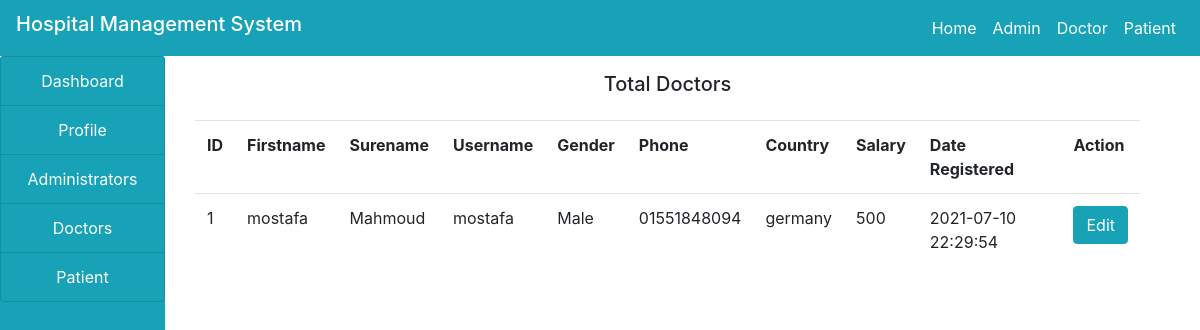
The page /admin/doctor.php on the database its author committed.
### tables this page shows
CREATE TABLE `doctors` (
  `id` int(100) NOT NULL,
  `firstname` varchar(100) NOT NULL,
  `surname` varchar(100) NOT NULL,
  `username` varchar(100) NOT NULL,
  `email` varchar(100) NOT NULL,
  `gender` varchar(100) NOT NULL,
  `phone` varchar(100) NOT NULL,
  `country` varchar(100) NOT NULL,
  `passwordd` varchar(100) NOT NULL,
  `salary` varchar(100) NOT NULL,
  `data_reg` varchar(100) NOT NULL,
  `statuss` varchar(100) NOT NULL,
  `profilee` varchar(100) NOT NULL
);

### admin/doctor.php (the view, shortened to what this page needs)
<!DOCTYPE html>
<html lang="en">
<head>
</head>
<body>
    <?php
    include('../includes/header.php');
    include('../includes/connection.php');
    ?>
<div class="container-fluid">
<div class="col-md-12">
    <div class="row">
        <div class="col-md-2" style="margin-left: -30px;">
            <?php include('sidenav.php'); ?>
        </div>
        <div class="col-md-10">
            <h5 class="text-center py-3">
                Total Doctors
            </h5>
        <?php
        $query = "SELECT * FROM doctors WHERE statuss ='Approved' ORDER BY data_reg ASC ";
        $res = mysqli_query($connect,$query);
        $output ="";
        $output .="
        <table class='table tabel-bordered'>
        <tr>
        <th>ID</th>
        <th>Firstname</th>
        <th>Surename</th>
        <th>Username</th>
        <th>Gender</th>
        <th>Phone</th>
        <th>Country</th>
        <th>Salary</th>
        <th>Date Registered</th>
        <th>Action</th>
        </tr>
";
while($row = mysqli_fetch_array($res)){
    $output .="
    <tr>
    <td>".$row['id']."</td>
    <td>".$row['firstname']."</td>
    <td>".$row['surname']."</td>
    <td>".$row['username']."</td>
    <td>".$row['gender']."</td>
    <td>".$row['phone']."</td>
    <td>".$row['country']."</td>
    <td>".$row['salary']."</td>
    <td>".$row['data_reg']."</td>
    <td>
    <a href='edit.php?id=".$row['id']."'>
    <button class='btn btn-info'>Edit</button>
    </a>
    </td>
    ";
}
$output .="
</tr>
</table>";
echo $output;
        ?>
        </div>
    </div>
</div>
</div>
</body>
</html>

### rows shown on the page
doctors: id "1", firstname "mostafa", surname "Mahmoud", username "mostafa", gender "Male", phone "01551848094", country "germany", salary "500", data_reg "2021-07-10 22:29:54"
